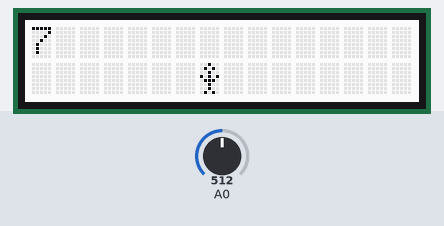
A sketch run on a simulated Arduino Uno, built with avr-gcc and run on an emulated ATmega328P. Parts: 16×2 character LCD. Inputs (shaded band) come from the test bench; at power-on: A0 = 512.

Above: at 1.3 s.
1.4 s: A0 set to 716
At 2.1 s:
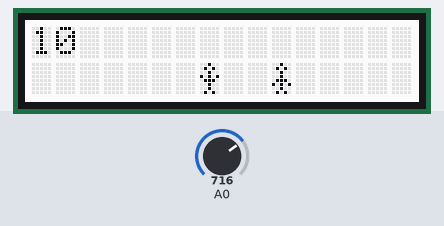
4.4 s: A0 set to 900
At 5.1 s:
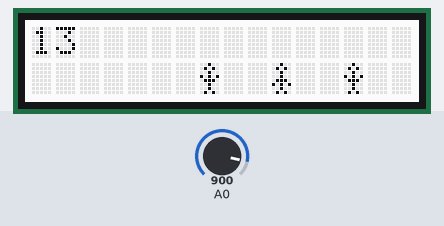
7.4 s: A0 set to 1023
At 8.1 s:
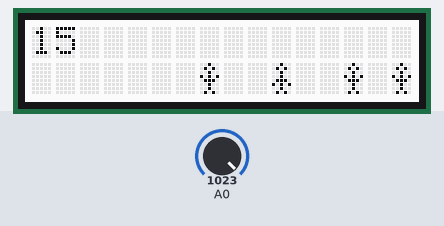
10.4 s: A0 set to 511
At 11.5 s:
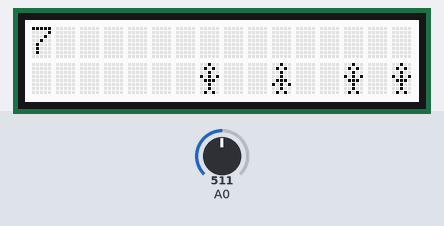
11.9 s: A0 set to 487
13.4 s: A0 set to 466
At 14.5 s:
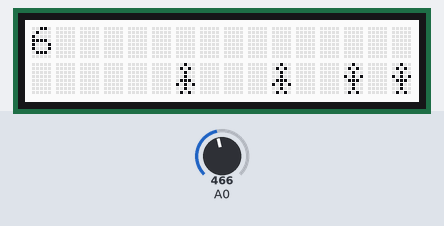
Timing chart, 0 to 15.9 s (numbered marks = the images above; inputs shaded):
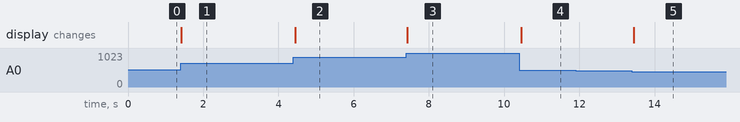

Measured:
- the behaviour switches between 478 and 477 on A0 (found by bisection; images 4 and 5)
- after the input at 1.4 s, the display: changes at once (image 1)
- after the input at 4.4 s, the display: changes at once (image 2)
- after the input at 7.4 s, the display: changes at once (image 3)
- after the input at 10.4 s, the display: changes after 0.06 s (image 4)
- after the input at 11.9 s, every drawn part: stays the same
- after the input at 13.4 s, the display: changes at once (image 5)

The sketch:

10_26_LCD_Move_Character.ino
```cpp
// (licence header left out)
#include <Wire.h>
#include "rgb_lcd.h"

rgb_lcd lcd;

// make some custom characters:
byte l[8] = {
  0b00000,
  0b00000,
  0b00000,
  0b01110,
  0b01010,
  0b01110,
  0b00000,
  0b00000
};
byte heart[8] = {
    0b00000,
    0b01010,
    0b11111,
    0b11111,
    0b11111,
    0b01110,
    0b00100,
    0b00000
};

byte smiley[8] = {
    0b00000,
    0b00000,
    0b01010,
    0b00000,
    0b00000,
    0b10001,
    0b01110,
    0b00000
};

byte frownie[8] = {
    0b00000,
    0b00000,
    0b01010,
    0b00000,
    0b00000,
    0b00000,
    0b01110,
    0b10001
};

byte armsDown[8] = {
    0b00100,
    0b01010,
    0b00100,
    0b00100,
    0b01110,
    0b10101,
    0b00100,
    0b01010
};

byte bl[8] = {
  0b00000,
  0b00000,
  0b00000,
  0b00000,
  0b00000,
  0b00000,
  0b00000,
  0b00000
};
byte armsUp[8] = {
    0b00100,
    0b01010,
    0b00100,
    0b10101,
    0b01110,
    0b00100,
    0b00100,
    0b01010
};


void setup()
{

    lcd.begin(16, 2);
 #if 1
    // create a new character
    lcd.createChar(0, heart);// nhét máp vào cgram
    // create a new character
    lcd.createChar(1, smiley);
    // create a new character
    lcd.createChar(2, frownie);
    // create a new character
    lcd.createChar(3, armsDown);
    // create a new character
    lcd.createChar(4, armsUp);
    lcd.createChar(5,l);
    lcd.createChar(6,bl);
#endif
    /*// set up the lcd's number of columns and rows:


    lcd.setCursor(0, 0);// sét location
    // Print a message to the lcd.
    lcd.print("I ");
    lcd.write((unsigned char)0);
    lcd.print(" LeSyVan ");
    lcd.write(1);
    lcd.setCursor(4, 2);
    lcd.write(5);*/

}

void loop()
{
    int sensorReading = analogRead(A0);
    int delayTime = map(sensorReading, 0, 1023, 200, 1000);
    int de = map(sensorReading, 0, 1023, 0, 15);
    for(int i = 0;i<4;i++)
    {
      lcd.setCursor(i,0);
      lcd.write(6);
    }
    lcd.setCursor(0,0);
    lcd.print(sensorReading*15/1023);
    lcd.setCursor(de-1, 1);
    lcd.write(6);
    lcd.setCursor(de+1, 1);
    lcd.write(6);
    lcd.setCursor(de, 1);
    // draw the little man, arms down:
    if(de%2==0){
      lcd.write(3);
    }
    else{
      lcd.write(4);
    }


}

/*********************************************************************************************************
  END FILE
*********************************************************************************************************/
```
